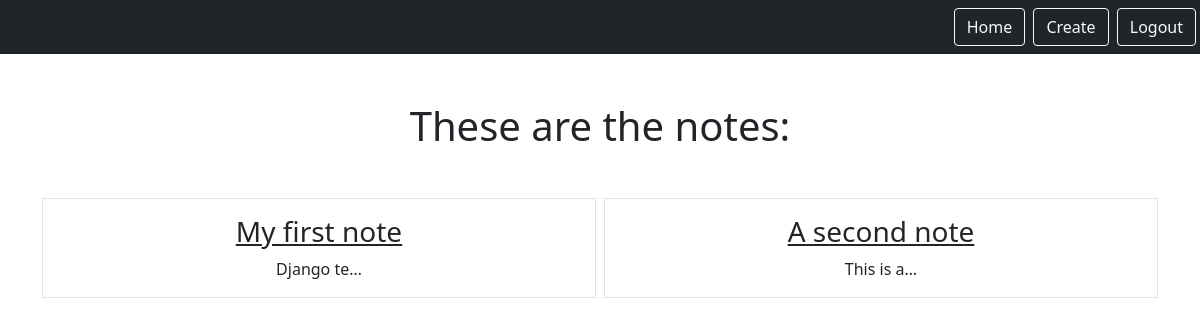
/smart/notes (signed in), run on an earlier commit of the app's database.
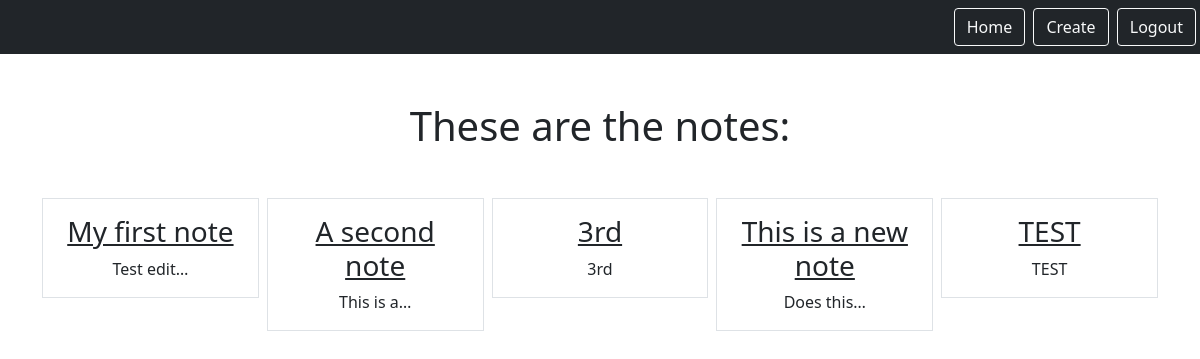
And on a later commit of the database.
### notes/models.py (models this page shows)
class Notes(models.Model):
    title = models.CharField(max_length=200)
    text = models.TextField()
    created = models.DateTimeField(auto_now_add=True)
    user = models.ForeignKey(User, on_delete=models.CASCADE, related_name="notes")

### notes/views.py (the view)
# urls.py: path('notes', views.NotesListView.as_view(), name="notes.list"),
class NotesListView(LoginRequiredMixin, ListView):
    model = Notes
    context_object_name = "notes"
    template_name = "notes/notes_list.html"
    login_url = "/login"
    def get_queryset(self):
        return self.request.user.notes.all()

### notes/templates/notes/notes_list.html
{% extends "base.html" %}
{% block content %}
    <h1 class="my-5">These are the notes:</h1>
        <div class="row row-cols3 g-2">
            {% for note in notes %}
            <div class="col">
                <div class="p-3 border">
                    <a href="{% url 'notes.detail' pk=note.id %}" class="text-dark text-decoration-non">
                        <h3>{{note.title}}</h3>
                    </a>
                    {{note.text|truncatechars:10}}
                </div>
            </div>
            {% endfor %}
        </div>
{% endblock %}

### static/templates/base.html (shortened to what this page needs)
{% load static %}
<html>
    <head>
        <link rel="stylesheet" type="text/css" href="{% static 'css/style.css' %}"/>
        <link href="https://cdn.jsdelivr.net/npm/bootstrap@5.0.1/dist/css/bootstrap.min.css" rel="stylesheet">
    </head>
    <body>
      <nav class='navbar navbar-dark bg-dark'>
        <div class='ms-auto'>
          {% if user.is_authenticated %}
          <a href="{% url 'notes.list'%}" class="btn btn-outline-light me-1">Home</a>
          <a href="{% url 'notes.new'%}" class="btn btn-outline-light me-1">Create</a>
          <a href="{% url 'logout'%}" class="btn btn-outline-light me-1">Logout</a>
          {% else %}
          <a href="{% url 'login'%}" class="btn btn-outline-light me-1">Login</a>
          <a href="{% url 'register'%}" class="btn btn-outline-light me-1">Signup</a>
          {% endif %}
        </div>
      </nav>
      <div class="my-5 text-center container">
        {% block content %}
        {% endblock %}
      </div>
    </body>
</html>

What changed in the data, as far as the page shows it:
changed Notes "My first note": text "Django te…" → "Test edit…"
added Notes: title "3rd", text "3rd"
added Notes: title "This is a new note", text "Does this…"
added Notes: title "TEST", text "TEST"
